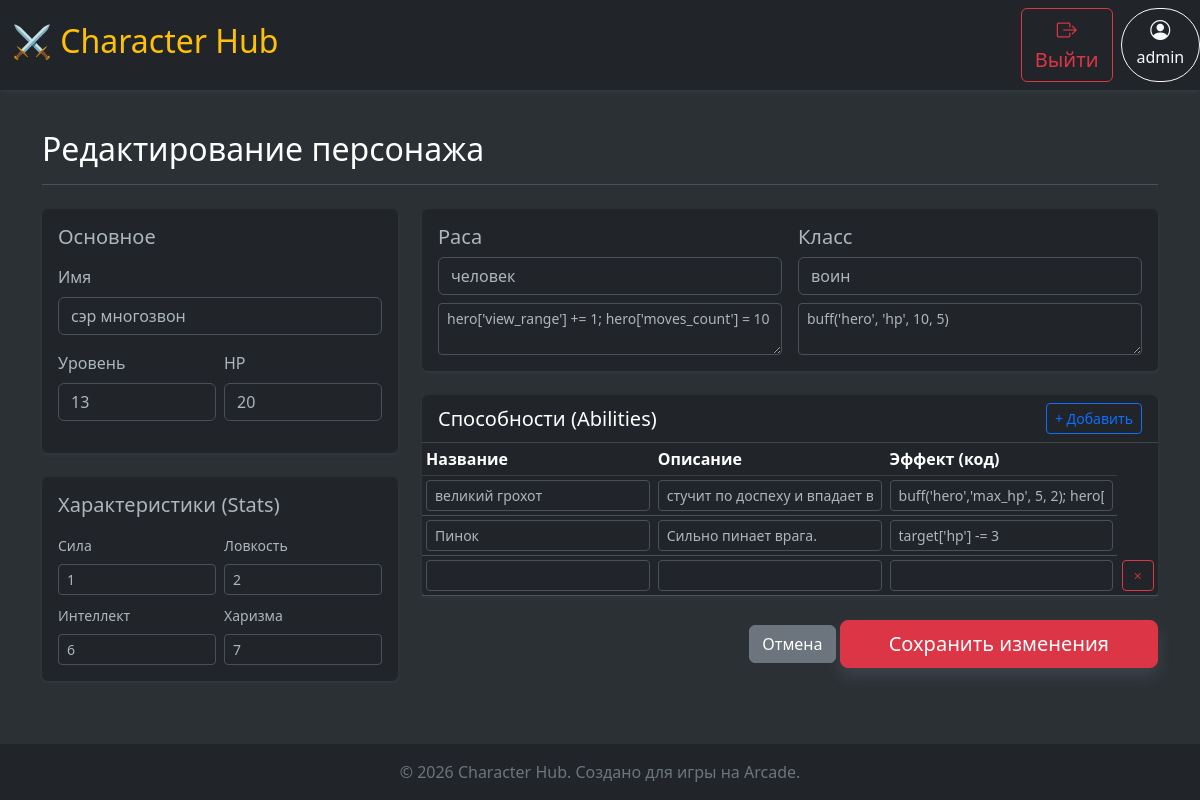
Screenshot of /character/3/edit (signed in) with the database file from the repository.
### data/all_models.py (models this page shows, shortened)
class User(SqlAlchemyBase, UserMixin):
    __tablename__ = 'users'
    id = sqlalchemy.Column(sqlalchemy.Integer, primary_key=True, autoincrement=True)
    username = sqlalchemy.Column(sqlalchemy.String, unique=True, nullable=False)
    email = sqlalchemy.Column(sqlalchemy.String, unique=True, nullable=False)
    hashed_password = sqlalchemy.Column(sqlalchemy.String, nullable=False)
    characters = orm.relationship("Character", back_populates='author')
    comments = orm.relationship("Comment", back_populates='user')

class Character(SqlAlchemyBase):
    __tablename__ = 'characters'
    id = sqlalchemy.Column(sqlalchemy.Integer, primary_key=True, autoincrement=True)
    name = sqlalchemy.Column(sqlalchemy.String, nullable=False)
    level = sqlalchemy.Column(sqlalchemy.Integer, default=1)
    hp = sqlalchemy.Column(sqlalchemy.Integer, default=100)
    stats = sqlalchemy.Column(sqlalchemy.JSON, nullable=True)
    abilities = sqlalchemy.Column(sqlalchemy.JSON, nullable=True)
    race = sqlalchemy.Column(sqlalchemy.JSON, nullable=True)
    character_class = sqlalchemy.Column(sqlalchemy.JSON, nullable=True)
    image_path = sqlalchemy.Column(sqlalchemy.String, nullable=True)
    user_id = sqlalchemy.Column(sqlalchemy.Integer, sqlalchemy.ForeignKey("users.id"))
    author = orm.relationship('User', back_populates='characters')
    comments = orm.relationship('Comment', back_populates='character', cascade="all, delete, delete-orphan")
    likes = orm.relationship('Like', back_populates='character', cascade="all, delete, delete-orphan")

### main.py (the view)
@app.route('/character/<int:char_id>/edit', methods=['GET', 'POST'])
@login_required
def edit_character(char_id):
    db_sess = db_session.create_session()
    character = db_sess.query(Character).get(char_id)
    if not character:
        abort(404)
    if character.user_id != current_user.id:
        abort(403)
    if request.method == 'POST':
        get_data(character)
        db_sess.commit()
        flash('Персонаж обновлен!', 'success')
        return redirect(url_for('view_character', char_id=character.id))
    return render_template('character_edit.html', title=f"Редактирование: {character.name}", character=character)

### data/db_session.py (called while the page is built)
def create_session() -> Session:
    global __factory
    return __factory()

### main.py (called while the page is built)
@login_manager.user_loader
def load_user(user_id):
    db_sess = db_session.create_session()
    return db_sess.query(User).get(user_id)

### templates/character_edit.html (shortened to what this page needs)
{% extends "base.html" %}
{% block content %}
<div class="d-flex justify-content-between align-items-center border-bottom pb-3 mb-4">
    <h2 class="mb-0">Редактирование персонажа</h2>
</div>
<form method="POST" id="characterForm">
    <div class="row g-4">
        <div class="col-md-4">
            <div class="card shadow-sm border-0 mb-4 bg-body">
                <div class="card-body">
                    <h5 class="card-title mb-3">Основное</h5>
                    <div class="mb-3">
                        <label class="form-label">Имя</label>
                        <input type="text" name="name" class="form-control" value="{{ character.name }}" required>
                    </div>
                    <div class="row g-2 mb-3">
                        <div class="col-6">
                            <label class="form-label">Уровень</label>
                            <input type="number" name="level" class="form-control" value="{{ character.level }}">
                        </div>
                        <div class="col-6">
                            <label class="form-label">HP</label>
                            <input type="number" name="hp" class="form-control" value="{{ character.hp }}">
                        </div>
                    </div>
                </div>
            </div>
            <div class="card shadow-sm border-0 bg-body">
                <div class="card-body">
                    <h5 class="card-title mb-3">Характеристики (Stats)</h5>
                    <div class="row g-2">
                        <div class="col-6"><label class="form-label small">Сила</label><input type="number" name="strength" class="form-control form-control-sm" value="{{ character.stats.get('strength', 0) if character.stats else 0 }}"></div>
                        <div class="col-6"><label class="form-label small">Ловкость</label><input type="number" name="dexterity" class="form-control form-control-sm" value="{{ character.stats.get('dexterity', 0) if character.stats else 0 }}"></div>
                        <div class="col-6"><label class="form-label small">Интеллект</label><input type="number" name="intelligence" class="form-control form-control-sm" value="{{ character.stats.get('intelligence', 0) if character.stats else 0 }}"></div>
                        <div class="col-6"><label class="form-label small">Харизма</label><input type="number" name="charisma" class="form-control form-control-sm" value="{{ character.stats.get('charisma', 0) if character.stats else 0 }}"></div>
                    </div>
                </div>
            </div>
        </div>
        <div class="col-md-8">
            <div class="card shadow-sm border-0 mb-4 bg-body">
                <div class="card-body">
                    <div class="row g-3">
                        <div class="col-md-6">
                            <h5 class="card-title">Раса</h5>
                            <input type="text" name="race_name" class="form-control mb-2" value="{{ character.race[0] if character.race else '' }}">
                            <textarea name="race_effect" class="form-control form-control-sm text-monospace" rows="2">{{ character.race[1] if character.race and character.race|length > 1 else '' }}</textarea>
                        </div>
                        <div class="col-md-6">
                            <h5 class="card-title">Класс</h5>
                            <input type="text" name="class_name" class="form-control mb-2" value="{{ character.character_class[0] if character.character_class else '' }}">
                            <textarea name="class_effect" class="form-control form-control-sm text-monospace" rows="2">{{ character.character_class[1] if character.character_class and character.character_class|length > 1 else '' }}</textarea>
                        </div>
                    </div>
                </div>
            </div>
            <div class="card shadow-sm border-0 bg-body">
                <div class="card-header bg-transparent d-flex justify-content-between align-items-center">
                        <h5 class="mb-0">Способности (Abilities)</h5>
                        <button type="button" class="btn btn-sm btn-outline-primary"
                                hx-get="{{ url_for('htmx_add_ability') }}"
                                hx-target="#abilities-body"
                                hx-swap="beforeend">
                            + Добавить
                        </button>
                    </div>
                <div class="card-body p-0">
                    <div class="table-responsive">
                        <table class="table table-hover table-sm mb-0">
                            <thead class="table-dark">
                                <tr>
                                    <th>Название</th>
                                    <th>Описание</th>
                                    <th>Эффект (код)</th>
                                </tr>
                            </thead>
                            <tbody id="abilities-body">
                                {% if character.abilities %}
                                    {% for ability in character.abilities %}
                                        <tr>
                                            <td><input type="text" name="ability_name" class="form-control form-control-sm" value="{{ ability.get('name', '') }}"></td>
                                            <td><input type="text" name="ability_desc" class="form-control form-control-sm" value="{{ ability.get('description', '') }}"></td>
                                            <td><input type="text" name="ability_effect" class="form-control form-control-sm text-monospace" value="{{ ability.get('effect', '') }}"></td>
                                        </tr>
                                    {% endfor %}
                                {% endif %}
                                {% include 'partials/ability_row.html' %}
                            </tbody>
                        </table>
                    </div>
                </div>
            </div>
            <div class="text-end mt-4">
                <a href="{{ url_for('view_character', char_id=character.id) }}" class="btn btn-secondary">Отмена</a>
                <button type="submit" class="btn btn-danger btn-lg px-5 shadow">Сохранить изменения</button>
            </div>
        </div>
    </div>
</form>
{% endblock %}

### templates/base.html (shortened to what this page needs)
<!DOCTYPE html>
<html lang="ru" data-bs-theme="dark">
<head>
    <link rel="stylesheet" href="/static/css/bootstrap.min.css">
    <link rel="stylesheet" href="/static/icons/bootstrap-icons.css">
    <link rel="stylesheet" href="{{ url_for('static', filename='css/style.css') }}">
</head>
<body class="d-flex flex-column min-vh-100 bg-body-tertiary">
    <nav class="navbar navbar-expand-lg navbar-dark bg-dark shadow-sm">
        <div class="container-sm">
            <a class="navbar-brand link-warning" href="/"><h2 class="link-warning">
                ⚔️ Character Hub</h2></a>
        </div>
        <div class="d-flex gap-2">
            {% if current_user.is_authenticated %}
            <a href="{{ url_for('logout') }}" class="btn btn-outline-danger" style="font-size: 20px"><i class="bi bi-box-arrow-right" style="font-size: 20px"></i>Выйти</a>
            <a href="{{ url_for('profile') }}" class="btn btn-outline-light rounded-pill">
                            <i class="bi bi-person-circle" style="font-size: 20px"></i>{{ current_user.username }}
            </a>
            {% else %}
            <a href="{{ url_for('login') }}" class="btn btn-outline-warning">Войти</a>
            <a href="{{ url_for('register') }}" class="btn btn-warning">Регистрация</a>
            {% endif %}
        </div>
    </nav>
    <main class="container flex-grow-1 py-4">
        {% block content %}{% endblock %}
    </main>
    <footer class="bg-dark text-secondary text-center py-3 mt-auto">
        <div class="container">
            <p class="mb-0">&copy; 2026 Character Hub. Создано для игры на Arcade.</p>
        </div>
    </footer>
</body>
</html>

### rows the page displays
User: username "admin"
Character: name "сэр многозвон", level "13", hp "20", strength "1", dexterity "2", intelligence "6", charisma "7", race_name "человек", race_effect "hero['view_range'] += 1; hero['moves_count'] = 10", class_name "воин", class_effect "buff('hero', 'hp', 10, 5)"
